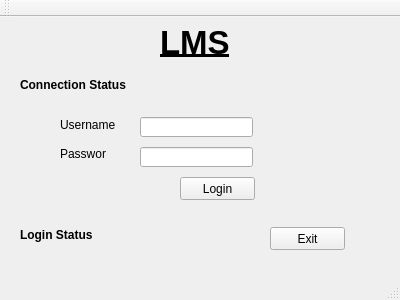
<?xml version="1.0" encoding="UTF-8"?>
<ui version="4.0">
 <class>login</class>
 <widget class="QMainWindow" name="login">
  <property name="geometry">
   <rect>
    <x>0</x>
    <y>0</y>
    <width>400</width>
    <height>300</height>
   </rect>
  </property>
  <property name="windowTitle">
   <string>login</string>
  </property>
  <widget class="QWidget" name="centralWidget">
   <widget class="QLabel" name="label">
    <property name="geometry">
     <rect>
      <x>160</x>
      <y>0</y>
      <width>71</width>
      <height>51</height>
     </rect>
    </property>
    <property name="font">
     <font>
      <pointsize>25</pointsize>
      <weight>75</weight>
      <bold>true</bold>
      <underline>true</underline>
     </font>
    </property>
    <property name="text">
     <string>LMS</string>
    </property>
   </widget>
   <widget class="QLabel" name="label_2">
    <property name="geometry">
     <rect>
      <x>60</x>
      <y>100</y>
      <width>61</width>
      <height>16</height>
     </rect>
    </property>
    <property name="text">
     <string>Username</string>
    </property>
   </widget>
   <widget class="QLabel" name="label_3">
    <property name="geometry">
     <rect>
      <x>60</x>
      <y>130</y>
      <width>46</width>
      <height>13</height>
     </rect>
    </property>
    <property name="text">
     <string>Password</string>
    </property>
   </widget>
   <widget class="QLineEdit" name="lineEdit">
    <property name="geometry">
     <rect>
      <x>140</x>
      <y>100</y>
      <width>113</width>
      <height>20</height>
     </rect>
    </property>
   </widget>
   <widget class="QLineEdit" name="lineEdit_2">
    <property name="geometry">
     <rect>
      <x>140</x>
      <y>130</y>
      <width>113</width>
      <height>20</height>
     </rect>
    </property>
   </widget>
   <widget class="QPushButton" name="log">
    <property name="geometry">
     <rect>
      <x>180</x>
      <y>160</y>
      <width>75</width>
      <height>23</height>
     </rect>
    </property>
    <property name="text">
     <string>Login</string>
    </property>
   </widget>
   <widget class="QLabel" name="log_2">
    <property name="geometry">
     <rect>
      <x>20</x>
      <y>60</y>
      <width>341</width>
      <height>16</height>
     </rect>
    </property>
    <property name="font">
     <font>
      <weight>75</weight>
      <bold>true</bold>
     </font>
    </property>
    <property name="text">
     <string>Connection Status</string>
    </property>
   </widget>
   <widget class="QLabel" name="con">
    <property name="geometry">
     <rect>
      <x>20</x>
      <y>210</y>
      <width>201</width>
      <height>16</height>
     </rect>
    </property>
    <property name="font">
     <font>
      <weight>75</weight>
      <bold>true</bold>
     </font>
    </property>
    <property name="text">
     <string>Login Status</string>
    </property>
   </widget>
   <widget class="QPushButton" name="quit">
    <property name="geometry">
     <rect>
      <x>270</x>
      <y>210</y>
      <width>75</width>
      <height>23</height>
     </rect>
    </property>
    <property name="text">
     <string>Exit</string>
    </property>
   </widget>
  </widget>
  <widget class="QMenuBar" name="menuBar">
   <property name="geometry">
    <rect>
     <x>0</x>
     <y>0</y>
     <width>400</width>
     <height>21</height>
    </rect>
   </property>
  </widget>
  <widget class="QToolBar" name="mainToolBar">
   <attribute name="toolBarArea">
    <enum>TopToolBarArea</enum>
   </attribute>
   <attribute name="toolBarBreak">
    <bool>false</bool>
   </attribute>
  </widget>
  <widget class="QStatusBar" name="statusBar"/>
 </widget>
 <layoutdefault spacing="6" margin="11"/>
 <resources/>
 <connections/>
</ui>
